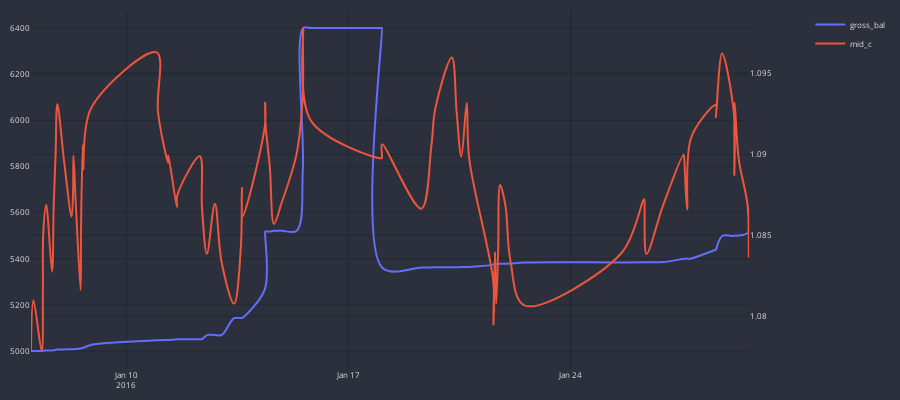

This figure's notebook cell:
### Code cell
cp = CandlePlot(d.df['d'], candles=False)
cp.add_traces(line_traces=['gross_bal'])
cp.add_traces(line_traces=['mid_c'], is_sec=True)
cp.show_plot()
